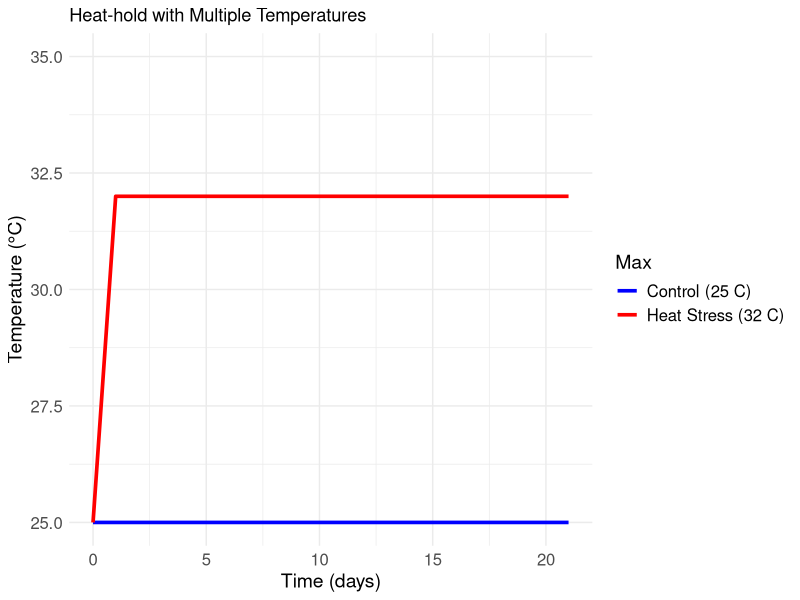
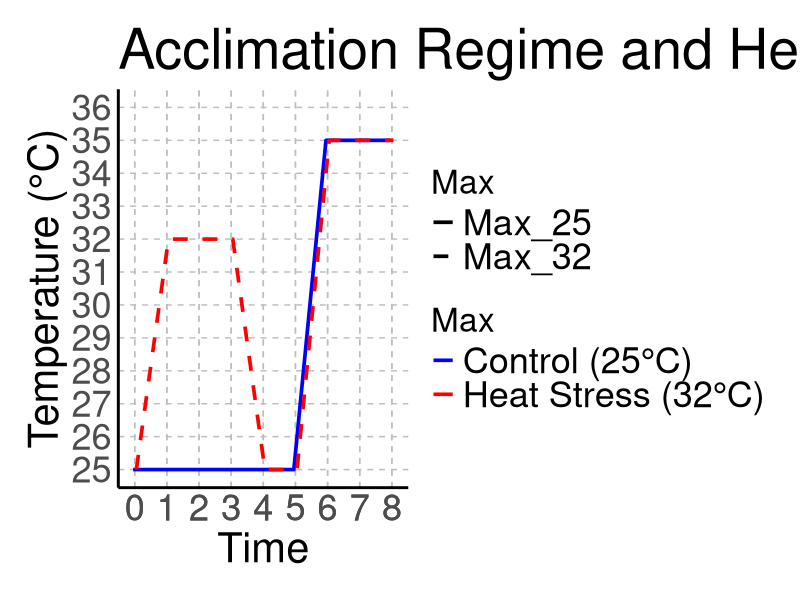

Write R code to recreate these figures, in order.
install.packages("ggplot2")
library(ggplot2)
library(dplyr)
library(tidyr)

data <- data.frame(
  Time = c(0:21),
  Max_25 = rep(25, 22),
  Max_32 = c(25, 32, 32, 32, 32, 32, 32, 32, 32, 32, 32, 32, 32, 32, 32, 32, 32, 32, 32, 32, 32, 32)
)

data_long <- pivot_longer(data, starts_with("Max"), names_to = "Max", values_to = "Value")

ggplot(data_long, aes(x = Time, y = Value, color = Max)) +
  geom_line(size = 1.25) +
  labs(title = "Heat-hold with Multiple Temperatures",
       x = "Time (days)", y = "Temperature (°C)") +
  scale_color_manual(values = c("Max_25" = "blue",
                                "Max_32" = "red"),
                     labels = c("Max_25" = "Control (25 C)",
                                "Max_32" = "Heat Stress (32 C)")) +
  theme_minimal() +
  theme(axis.title.x = element_text(size = 14),
        axis.title.y = element_text(size = 14),
        axis.text.x = element_text(size = 12),
        axis.text.y = element_text(size = 12),
        legend.text = element_text(size = 12),
        legend.title = element_text(size = 14))  +
  coord_cartesian(ylim = c(25, 35)) 



#Acclimation
data <- data.frame(
  Time = c(0:8),
  Max_25 = c(25, 25, 25, 25, 25, 25, 35, 35, 35),
  Max_32 = c(25, 32, 32, 32, 25, 25, 35, 35, 35)
)

data_long <- pivot_longer(data, starts_with("Max"), names_to = "Max", values_to = "Value")

ggplot(data_long, aes(x = Time, y = Value, color = Max, linetype = Max)) +
  geom_line(size = 1.25, position = position_dodge(width = 0.2)) +
  labs(title = "Acclimation Regime and Heat Shock Experiment",
       x = "Time", y = "Temperature (°C)") +
  scale_color_manual(values = c("Max_25" = "blue", "Max_32" = "red"),
                     breaks = c("Max_25", "Max_32"),
                     labels = c("Control (25°C)", "Heat Stress (32°C)")) +
  scale_linetype_manual(values = c("Max_25" = "solid", "Max_32" = "dashed"),
                        breaks = c("Max_25", "Max_32")) +
  scale_y_continuous(breaks = seq(25, 36, by = 1)) +
  scale_x_continuous(breaks = data_long$Time) +  # Set x-axis breaks to all Time values
  theme_minimal() +
  theme(axis.title.x = element_text(size = 30),
        axis.title.y = element_text(size = 30),
        axis.text.x = element_text(size = 26),
        axis.text.y = element_text(size = 26),
        axis.line = element_line(color = "black", size = 1),
        panel.grid.major = element_line(color = "gray", linetype = "dashed"),
        panel.grid.minor = element_blank(),
        legend.text = element_text(size = 26),
        legend.title = element_text(size = 24),
        plot.title = element_text(size = 40),
        plot.margin = margin(20, 20, 20, 20)) +
  coord_cartesian(ylim = c(25, 36))
